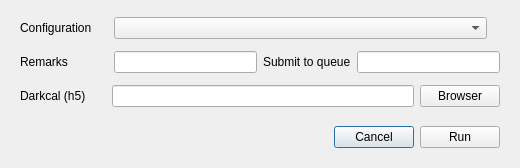
<?xml version="1.0" encoding="UTF-8"?>
<ui version="4.0">
 <class>Run_Dialog</class>
 <widget class="QDialog" name="Run_Dialog">
  <property name="geometry">
   <rect>
    <x>0</x>
    <y>0</y>
    <width>520</width>
    <height>168</height>
   </rect>
  </property>
  <property name="sizePolicy">
   <sizepolicy hsizetype="Fixed" vsizetype="Fixed">
    <horstretch>0</horstretch>
    <verstretch>0</verstretch>
   </sizepolicy>
  </property>
  <property name="windowTitle">
   <string>Run </string>
  </property>
  <layout class="QVBoxLayout" name="verticalLayout">
   <property name="sizeConstraint">
    <enum>QLayout::SetDefaultConstraint</enum>
   </property>
   <property name="bottomMargin">
    <number>12</number>
   </property>
   <item>
    <widget class="QWidget" name="widget" native="true">
     <layout class="QVBoxLayout" name="verticalLayout_2">
      <property name="spacing">
       <number>0</number>
      </property>
      <property name="leftMargin">
       <number>0</number>
      </property>
      <property name="topMargin">
       <number>0</number>
      </property>
      <property name="rightMargin">
       <number>0</number>
      </property>
      <property name="bottomMargin">
       <number>0</number>
      </property>
      <item>
       <widget class="QWidget" name="widget_3" native="true">
        <layout class="QHBoxLayout" name="horizontalLayout_2" stretch="0,1,0">
         <property name="topMargin">
          <number>6</number>
         </property>
         <property name="bottomMargin">
          <number>6</number>
         </property>
         <item>
          <widget class="QLabel" name="label_2">
           <property name="text">
            <string>Configuration     </string>
           </property>
          </widget>
         </item>
         <item>
          <widget class="QComboBox" name="comboBox"/>
         </item>
         <item>
          <widget class="QLabel" name="label_5">
           <property name="text">
            <string/>
           </property>
          </widget>
         </item>
        </layout>
       </widget>
      </item>
      <item>
       <widget class="QWidget" name="widget_2" native="true">
        <layout class="QHBoxLayout" name="horizontalLayout" stretch="0,0,0,0">
         <property name="topMargin">
          <number>6</number>
         </property>
         <property name="bottomMargin">
          <number>6</number>
         </property>
         <item>
          <widget class="QLabel" name="label">
           <property name="text">
            <string>Remarks            </string>
           </property>
          </widget>
         </item>
         <item>
          <widget class="QLineEdit" name="lineEdit"/>
         </item>
         <item>
          <widget class="QLabel" name="label_4">
           <property name="text">
            <string>Submit to queue</string>
           </property>
          </widget>
         </item>
         <item>
          <widget class="QLineEdit" name="lineEdit_3"/>
         </item>
        </layout>
       </widget>
      </item>
      <item>
       <widget class="QWidget" name="widget_4" native="true">
        <layout class="QHBoxLayout" name="horizontalLayout_3">
         <property name="topMargin">
          <number>6</number>
         </property>
         <property name="bottomMargin">
          <number>6</number>
         </property>
         <item>
          <widget class="QLabel" name="label_3">
           <property name="text">
            <string>Darkcal (h5)      </string>
           </property>
          </widget>
         </item>
         <item>
          <widget class="QLineEdit" name="lineEdit_2"/>
         </item>
         <item>
          <widget class="QPushButton" name="pushButton">
           <property name="focusPolicy">
            <enum>Qt::NoFocus</enum>
           </property>
           <property name="text">
            <string>Browser</string>
           </property>
          </widget>
         </item>
        </layout>
       </widget>
      </item>
     </layout>
    </widget>
   </item>
   <item>
    <widget class="QWidget" name="widget_5" native="true">
     <layout class="QHBoxLayout" name="horizontalLayout_4">
      <property name="topMargin">
       <number>6</number>
      </property>
      <property name="bottomMargin">
       <number>6</number>
      </property>
      <item>
       <spacer name="horizontalSpacer">
        <property name="orientation">
         <enum>Qt::Horizontal</enum>
        </property>
        <property name="sizeHint" stdset="0">
         <size>
          <width>40</width>
          <height>20</height>
         </size>
        </property>
       </spacer>
      </item>
      <item>
       <widget class="QPushButton" name="pushButton_2">
        <property name="sizePolicy">
         <sizepolicy hsizetype="Fixed" vsizetype="Fixed">
          <horstretch>0</horstretch>
          <verstretch>0</verstretch>
         </sizepolicy>
        </property>
        <property name="autoFillBackground">
         <bool>false</bool>
        </property>
        <property name="text">
         <string>Cancel</string>
        </property>
       </widget>
      </item>
      <item>
       <widget class="QPushButton" name="pushButton_3">
        <property name="sizePolicy">
         <sizepolicy hsizetype="Fixed" vsizetype="Fixed">
          <horstretch>0</horstretch>
          <verstretch>0</verstretch>
         </sizepolicy>
        </property>
        <property name="minimumSize">
         <size>
          <width>0</width>
          <height>0</height>
         </size>
        </property>
        <property name="cursor">
         <cursorShape>OpenHandCursor</cursorShape>
        </property>
        <property name="focusPolicy">
         <enum>Qt::ClickFocus</enum>
        </property>
        <property name="styleSheet">
         <string notr="true">selection-background-color: rgba(255, 153, 51, 137);</string>
        </property>
        <property name="text">
         <string>      Run      </string>
        </property>
       </widget>
      </item>
     </layout>
    </widget>
   </item>
  </layout>
 </widget>
 <resources/>
 <connections/>
</ui>
